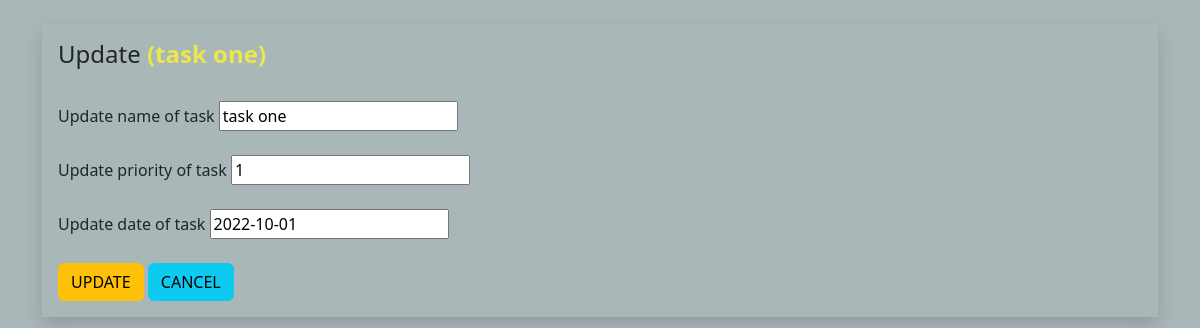
The app's page /update/12/ with its own data.
### todoapp/models.py (models this page shows, shortened)
class task(models.Model):
    name=models.CharField(max_length=250)
    priority=models.IntegerField()
    date=models.DateField()

### todoapp/views.py (the view)
# urls.py: path('update/<int:taskid>/', views.update, name ='update'),
def update(request,taskid):
    tsk=task.objects.get(id=taskid)
    f=todoform(request.POST or None, instance=tsk)
    if f.is_valid():
        f.save()
        return redirect('/')
    return render(request, 'edit.html',{'f':f,'tasks':tsk})

### todoapp/forms.py
class todoform(forms.ModelForm):
    class Meta:
        model=task
        fields=['name','priority','date']

### templates/edit.html
{% extends 'base.html' %}
{% block content %}
<br>
<div class="container">
            <form  method="post" class="p-3 shadow">{% csrf_token %}
                <h4>Update <b style="color:#ECE74A ;"> ({{tasks.name}}) </b>  </h4>
                <div class="form-group">
                    <br>
                    <label>Update name of task</label> {{f.name}}
                    <br>
                    </div>
                <div class="form-group">
                    <br>
                    <label>Update priority of task</label> {{f.priority}}
                    <br>
                </div>
                 <div class="form-group">
                     <br>
                     <label>Update date of task</label> {{f.date}}
                     <br>
                </div>
                <div class="form-group">
                    <br>
                     <button type="submit" class="btn btn-warning">UPDATE</button>
                    <a class="btn btn-info" href="/">CANCEL</a>
                </div>
            </form>
        </div>
{% endblock %}

### static/style.css (style rules this page uses)
body { width:100%; height:100%; background-color:#AAB7B8; }

### records on screen
task: name "task one", priority "1", date "2022-10-01"
